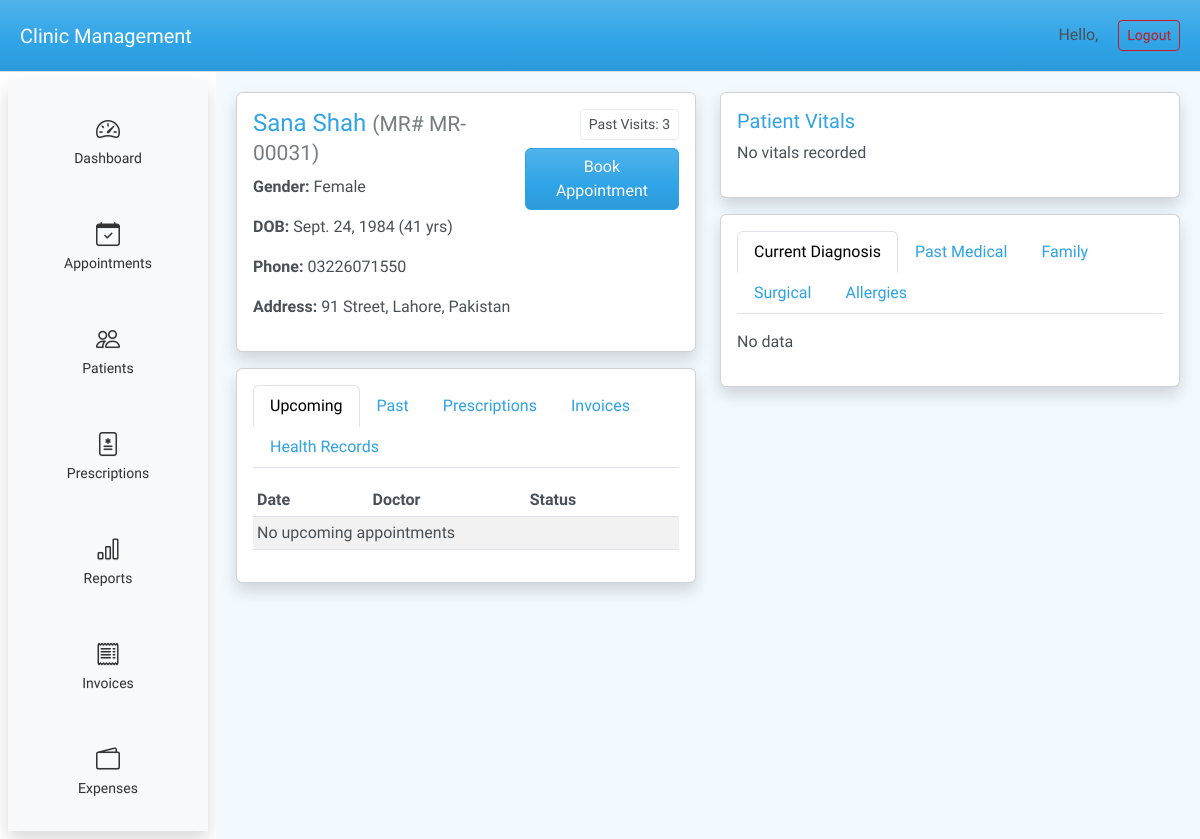
Before: /patients/31/ with the older database file.
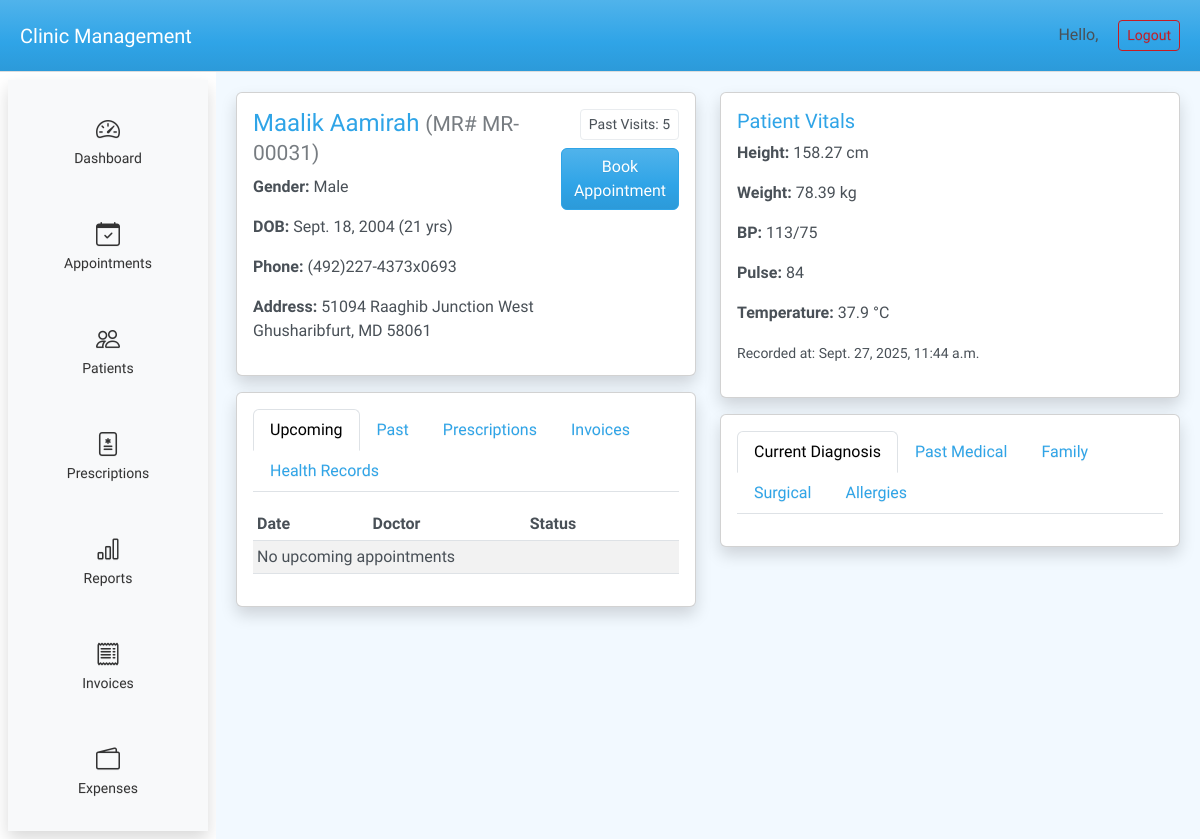
After: the same page with the newer database file.
### patients/models.py (models this page shows, shortened)
class Patient(models.Model):
    mr_number = models.CharField(max_length=20, unique=True, editable=False, null=True, blank=True)
    first_name = models.CharField(max_length=100)
    last_name = models.CharField(max_length=100)
    dob = models.DateField(verbose_name="Date of Birth")
    gender = models.CharField(max_length=1, choices=GENDER_CHOICES)
    phone = models.CharField(max_length=20, blank=True, null=True)
    email = models.EmailField(blank=True, null=True)
    address = models.TextField(blank=True, null=True)
    created_at = models.DateTimeField(auto_now_add=True)
    updated_at = models.DateTimeField(auto_now=True)
    class Meta:
        ordering = ["last_name", "first_name"]
    @property
    def age(self):
        if not self.dob:
            return None
        today = date.today()
        return today.year - self.dob.year - ((today.month, today.day) < (self.dob.month, self.dob.day))

class PatientVital(models.Model):
    patient = models.ForeignKey(Patient, on_delete=models.CASCADE, related_name="vitals")
    recorded_at = models.DateTimeField(auto_now_add=True)
    height_cm = models.DecimalField(max_digits=6, decimal_places=2, null=True, blank=True)
    weight_kg = models.DecimalField(max_digits=6, decimal_places=2, null=True, blank=True)
    bp = models.CharField(max_length=20, null=True, blank=True)  # "120/80"
    pulse = models.PositiveIntegerField(null=True, blank=True)
    temperature_c = models.DecimalField(max_digits=4, decimal_places=1, null=True, blank=True)
    notes = models.TextField(blank=True, null=True)
    class Meta:
        ordering = ["-recorded_at"]

### patients/views.py (the view)
# urls.py: path("<int:pk>/", views.patient_detail, name="patient_detail"),
def patient_detail(request, pk):
    patient = get_object_or_404(Patient, pk=pk)
    today = timezone.now().date()
    upcoming_appointments = (
        Appointment.objects.filter(patient=patient, date__gte=today)
        .order_by("date", "time")
    )
    past_appointments = (
        Appointment.objects.filter(patient=patient, date__lt=today)
        .order_by("-date", "-time")
    )
    prescriptions = Prescription.objects.filter(record__patient=patient)
    invoices = Bill.objects.filter(patient=patient)
    health_records = MedicalRecord.objects.filter(patient=patient).order_by("-visit_date")
    context = {
        "patients": Patient.objects.all(),
        "doctors": Doctor.objects.all(),
        "patient": patient,
        "upcoming_appointments": upcoming_appointments,
        "past_appointments": past_appointments,
        "prescriptions": prescriptions,
        "invoices": invoices,
        "health_records": health_records,
        "selected_patient": patient,   # 👈 preselect this one
        "diagnosis_history": patient.history_items.filter(category="CURRENT_DIAGNOSIS"),
        "past_medical_history": patient.history_items.filter(category="PAST_MEDICAL"),
        "family_history": patient.history_items.filter(category="FAMILY"),
        "surgical_history": patient.history_items.filter(category="SURGICAL"),
        "allergy_history": patient.history_items.filter(category="ALLERGIES"),
    }
    return render(request, "patients/patient_detail.html", context)

### doctors/models.py (called while the page is built)
    def __str__(self):
        return f"Dr. {self.first_name} {self.last_name} ({self.specialty})"

### templates/patients/patient_detail.html (shortened to what this page needs)
{% extends "base.html" %}
{% block content %}
<div class="row">
    <div class="col-md-6">
    <div class="card mb-3 shadow">
        <div class="card-body">
            <div class="d-flex justify-content-between align-items-start">
                <div>
                    <h4>
                        {{ patient.first_name }} {{ patient.last_name }}
                        <small class="text-muted">(MR# {{ patient.mr_number }})</small>
                    </h4>
                    <p><strong>Gender:</strong> {{ patient.get_gender_display }}</p>
                    <p><strong>DOB:</strong> {{ patient.dob }} ({{ patient.age }} yrs)</p>
                    <p><strong>Phone:</strong> {{ patient.phone }}</p>
                    <p><strong>Address:</strong> {{ patient.address }}</p>
                </div>
                <div class="text-end">
                    <a href="#" class="btn btn-outline-secondary btn-sm mb-2">
                        Past Visits: {{ past_appointments.count }}
                    </a><br>
                    <button class="btn btn-primary" data-bs-toggle="modal" data-bs-target="#newAppointmentModal" data-patient-id="{{ patient.id }}" >
                        Book Appointment
                    </button>
                </div>
            </div>
        </div>
    </div>
    <div class="card shadow">
        <div class="card-body">
            <ul class="nav nav-tabs" id="patientTabs" role="tablist">
                <li class="nav-item"><a class="nav-link active" data-bs-toggle="tab" href="#upcoming">Upcoming</a></li>
                <li class="nav-item"><a class="nav-link" data-bs-toggle="tab" href="#past">Past</a></li>
                <li class="nav-item"><a class="nav-link" data-bs-toggle="tab" href="#prescriptions">Prescriptions</a></li>
                <li class="nav-item"><a class="nav-link" data-bs-toggle="tab" href="#invoices">Invoices</a></li>
                <li class="nav-item"><a class="nav-link" data-bs-toggle="tab" href="#health">Health Records</a></li>
            </ul>
            <div class="tab-content mt-3">
                <div class="tab-pane fade show active" id="upcoming">
                    <table class="table table-sm table-striped">
                        <thead><tr><th>Date</th><th>Doctor</th><th>Status</th></tr></thead>
                        <tbody>
                            {% for appt in upcoming_appointments %}
                                <tr>
                                    <td>{{ appt.date }} {{ appt.time }}</td>
                                    <td>{{ appt.doctor }}</td>
                                    <td>{{ appt.get_status_display }}</td>
                                </tr>
                            {% empty %}
                                <tr><td colspan="3">No upcoming appointments</td></tr>
                            {% endfor %}
                        </tbody>
                    </table>
                </div>
            </div>
        </div>
    </div>
    </div>
    <div class="col-md-6">
        <div class="card mb-3 shadow">
            <div class="card-body">
                <h5>Patient Vitals</h5>
                {% if patient.vitals.all %}
                    {% with latest=patient.vitals.first %}
                        <p><strong>Height:</strong> {{ latest.height_cm }} cm</p>
                        <p><strong>Weight:</strong> {{ latest.weight_kg }} kg</p>
                        <p><strong>BP:</strong> {{ latest.bp }}</p>
                        <p><strong>Pulse:</strong> {{ latest.pulse }}</p>
                        <p><strong>Temperature:</strong> {{ latest.temperature_c }} °C</p>
                        <p><small>Recorded at: {{ latest.recorded_at }}</small></p>
                    {% endwith %}
                {% else %}
                    <p>No vitals recorded</p>
                {% endif %}
            </div>
        </div>
        <div class="card shadow">
            <div class="card-body">
                <ul class="nav nav-tabs" id="historyTabs" role="tablist">
                    <li class="nav-item"><a class="nav-link active" data-bs-toggle="tab" href="#diagnose">Current Diagnosis</a></li>
                    <li class="nav-item"><a class="nav-link" data-bs-toggle="tab" href="#pastHistory">Past Medical</a></li>
                    <li class="nav-item"><a class="nav-link" data-bs-toggle="tab" href="#family">Family</a></li>
                    <li class="nav-item"><a class="nav-link" data-bs-toggle="tab" href="#surgical">Surgical</a></li>
                    <li class="nav-item"><a class="nav-link" data-bs-toggle="tab" href="#allergies">Allergies</a></li>
                </ul>
                <div class="tab-content mt-3">
                    <div class="tab-pane fade show active" id="diagnose">
                        {% for item in patient.history_items.all %}
                            {% if item.category == "CURRENT_DIAGNOSIS" %}
                                <p>{{ item.description }} ({{ item.noted_at }})</p>
                            {% endif %}
                        {% empty %}<p>No data</p>{% endfor %}
                    </div>
                </div>
            </div>
        </div>
    </div>
</div>
{% endblock %}

### templates/base.html (shortened to what this page needs)
{% load static %}
<!DOCTYPE html>
<html lang="en">
<head>
    <link rel="stylesheet" href="{% static "css/bootstrap.css" %}">
    <link rel="stylesheet" href="https://cdn.jsdelivr.net/npm/bootstrap-icons@1.10.5/font/bootstrap-icons.css">
</head>
<body class="huninn-regular">
    <div class="topbar navbar navbar-expand bg-primary d-flex justify-content-between align-items-center">
        <h5 class="mb-0">Clinic Management</h5>
        <div>
            <span class="me-3">Hello, {{ request.user.username }}</span>
            <a href="{% url 'logout' %}" class="btn btn-sm btn-outline-danger">Logout</a>
        </div>
    </div>
    <div class="wrapper">
        <div class="sidebar shadow p-3 bg-light d-flex flex-column align-items-center m-2" style="width: 200px; min-height: 80vh; bg-color: alice-blue;">
            <ul class="nav nav-pills flex-column gap-3 w-100 text-center">
                <li class="nav-item">
                    <a class="nav-link d-flex flex-column align-items-center justify-content-center py-3
                        {% if request.resolver_match.url_name == 'dashboard' %}border-start border-3 border-primary{% endif %}"
                        href="{% url 'dashboard' %}">
                        <i class="bi bi-speedometer2 fs-4"></i>
                        <small>Dashboard</small>
                    </a>
                </li>
                <li class="nav-item">
                    <a class="nav-link d-flex flex-column align-items-center justify-content-center py-3
                        {% if request.resolver_match.url_name == 'appointments_list' %}border-start border-3 border-primary{% endif %}"
                        href="">
                        <i class="bi bi-calendar-check fs-4"></i>
                        <small>Appointments</small>
                    </a>
                </li>
                <li class="nav-item">
                    <a class="nav-link d-flex flex-column align-items-center justify-content-center py-3
                        {% if request.resolver_match.url_name == 'patients_list' %}border-start border-3 border-primary{% endif %}"
                        href="{% url "patients_list" %}">
                        <i class="bi bi-people fs-4"></i>
                        <small>Patients</small>
                    </a>
                </li>
                <li class="nav-item">
                    <a class="nav-link d-flex flex-column align-items-center justify-content-center py-3"
                        href="#">
                        <i class="bi bi-file-medical fs-4"></i>
                        <small>Prescriptions</small>
                    </a>
                </li>
                <li class="nav-item">
                    <a class="nav-link d-flex flex-column align-items-center justify-content-center py-3"
                        href="#">
                        <i class="bi bi-bar-chart fs-4"></i>
                        <small>Reports</small>
                    </a>
                </li>
                <li class="nav-item">
                    <a class="nav-link d-flex flex-column align-items-center justify-content-center py-3"
                        href="#">
                        <i class="bi bi-receipt fs-4"></i>
                        <small>Invoices</small>
                    </a>
                </li>
                <li class="nav-item">
                    <a class="nav-link d-flex flex-column align-items-center justify-content-center py-3"
                        href="#">
                        <i class="bi bi-wallet2 fs-4"></i>
                        <small>Expenses</small>
                    </a>
                </li>
            </ul>
        </div>
        <div class="content">
            {% block content %}{% endblock %}
        </div>
    </div>
</body>
</html>

Changed rows visible on the page:
changed Patient "MR-00031": first_name "Sana" → "Maalik"; last_name "Shah" → "Aamirah"; gender "Female" → "Male"; dob "Sept. 24, 1984" → "Sept. 18, 2004"; age "41" → "21"; phone "03226071550" → "(492)227-4373x0693"; address "91 Street, Lahore, Pakistan" → "51094 Raaghib Junction West Ghusharibfurt, MD 58061"
added PatientVital: height_cm "158.27", weight_kg "78.39", bp "113/75", pulse "84", temperature_c "37.9", recorded_at "Sept. 27, 2025, 11:44 a.m."
Other visible differences:
{{ past_appointments.count }}: "3" → "5"
text no longer shown: "No vitals recorded No data"
text now shown: "Height: cm Weight: kg BP: Pulse: Temperature: °C Recorded at:"
